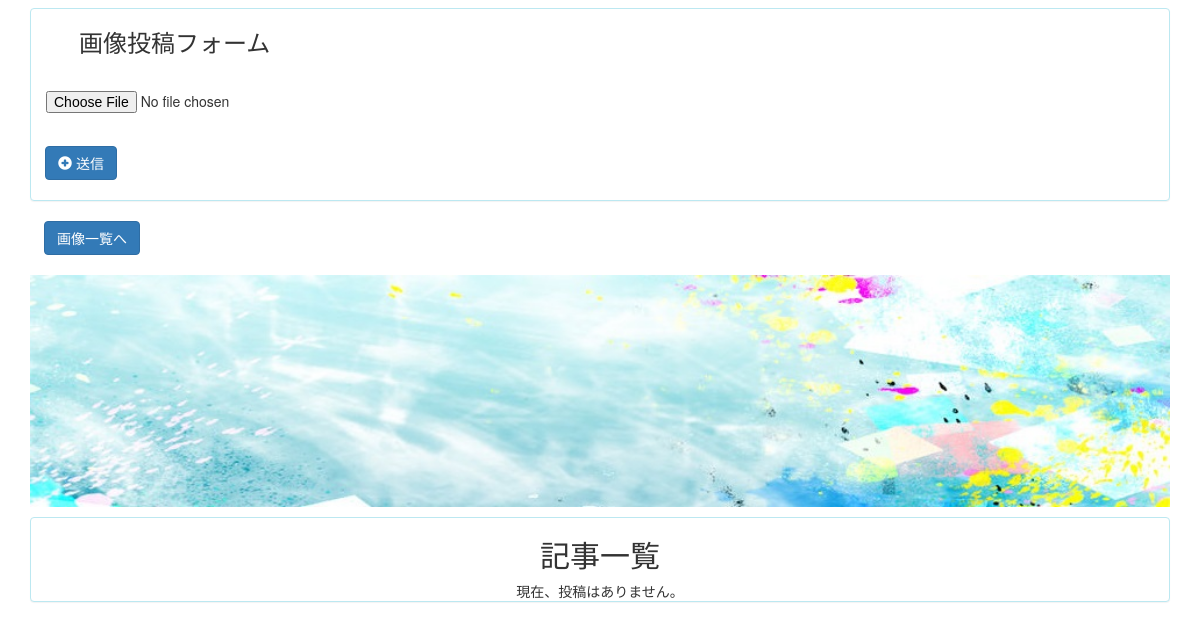
The page / (signed in, lower part) on the database as committed earlier.
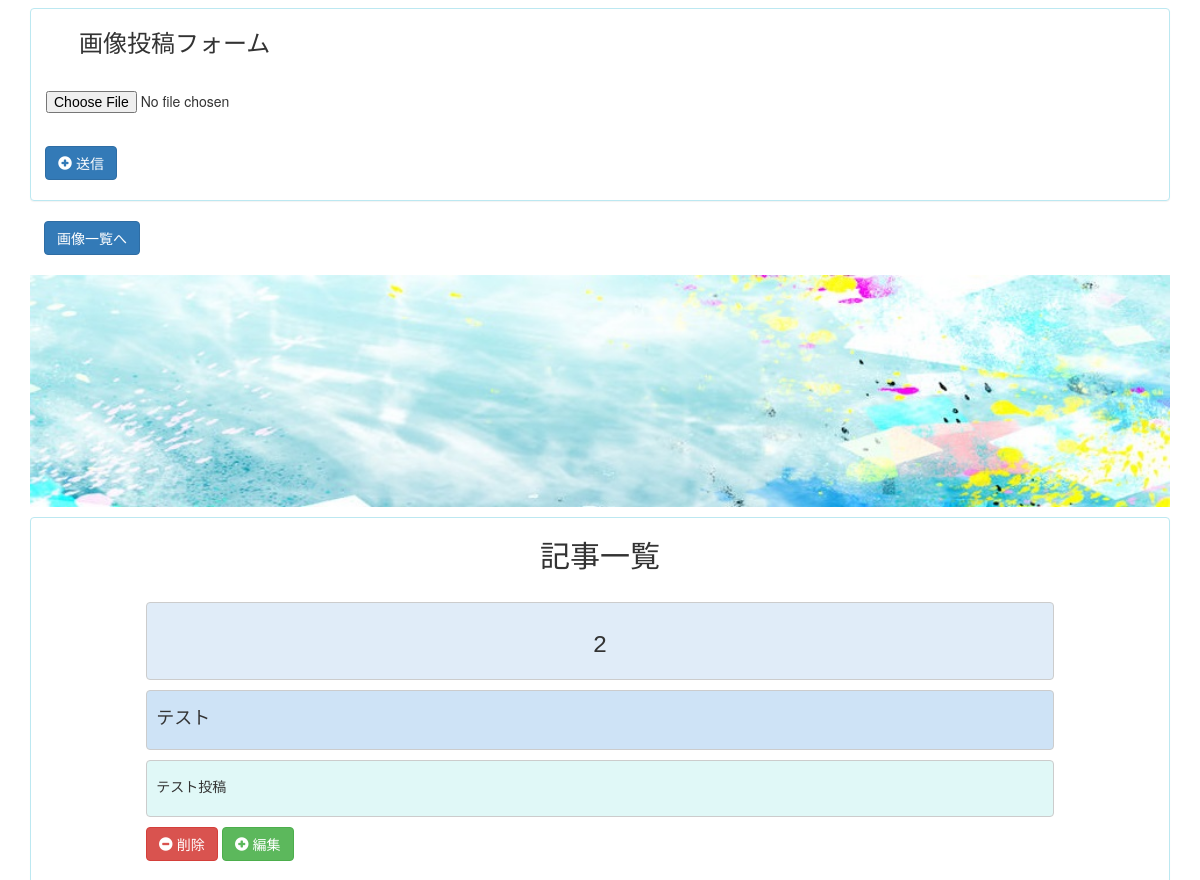
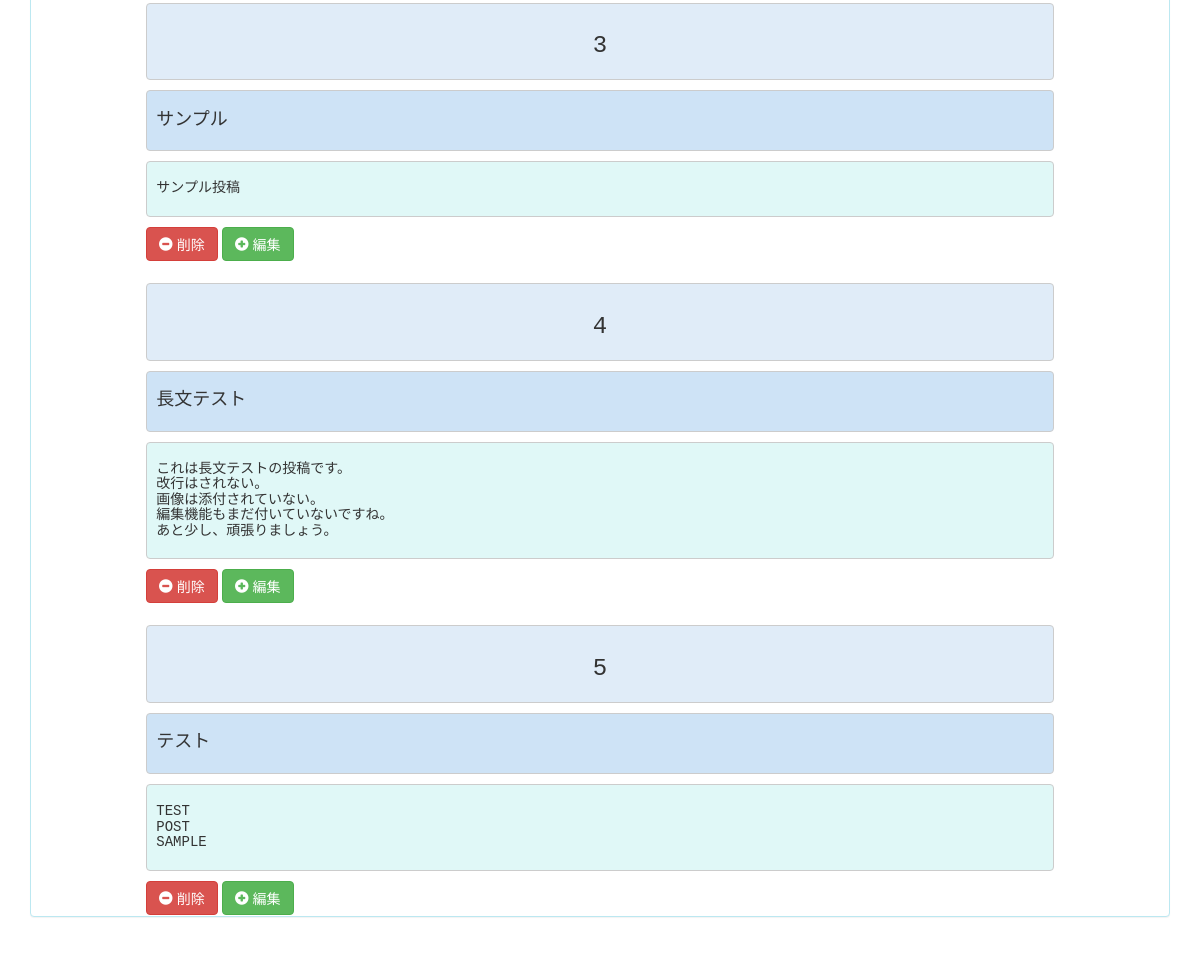
The same page on the database as committed later (2 pictures, top to bottom).
### tables this page shows
CREATE TABLE entries(  id integer primary key autoincrement,title string not null,text string not null);

### flasker.py (the view)
@app.route('/')
def show():
    cur = g.db.execute('select id, title, text from entries order by id asc')
    entries = [dict(id = row[0] ,title=row[1], text=row[2]) for row in cur.fetchall()]
    return render_template('show.html', entries=entries)

### flasker.py (called while the page is built)
def connect_db():
    return sqlite3.connect(app.config['DATABASE'])

@app.before_request
def before_request():
    g.db = connect_db()

@app.teardown_request
def teardown_request(exception):
    db = getattr(g, 'db', None)
    if db is not None:
        db.close()

### templates/show.html (shortened to what this page needs)
{% extends "layout.html" %}
{% block content %}
<div class="page">
  {% if session.logged_in %}
    <div class="panel panel-info">
        <form method="post" action="{{ url_for('image_entry') }}" enctype="multipart/form-data">
            <tr>
            <div class="form-group">
                <th><label for="img_file"><h3>&emsp;&emsp;画像投稿フォーム</h3></label></th><br><br>
                <td><input type="file" id="img_file" name="img_file" class="col-sm-4"><br></td>
            </div><br>
                <td>&emsp;<button type="submit" class="btn btn-primary">
                    <span class="glyphicon glyphicon-plus-sign" aria-hidden="true"></span> 送信</button></td>
            </tr>
        </form><br>
    </div>
    <table class="table-responsive">
    <form method="get" action="{{ url_for('image_entry') }}" enctype="multipart/form-data">
      <div>
         &emsp;<button type="submit" class="btn btn-primary">
          画像一覧へ</button></div>
    </form>
    </table>
<br>
<p><img src="/uploads/sample02.jpg" width="100%" hight="10%"></p>
<div class="panel panel-info" align="center" >
  <tr class="entries">
      <h2>記事一覧</h2>
  {% for entry in entries %}
    <table style="width:80%;" frame="box" bordercolor="#FFFFFF">
        <tr><th><pre align="center" style="background-color: #E0ECF8"><h3>{{ entry.id }}</h3></pre></th></tr>
        <tr><th><pre style="background-color: #CEE3F6;" style="width:100%;"><b><h4>{{ entry.title }}</h4></b></pre></th></tr>
        <tr><td><pre style="background-color: #E0F8F7;" style="width:100%;"><h5>{{ entry.text|safe }}</h5></pre></td></tr>
        <div class="btn-toolbar">
      <tr><td>
          <div class="btn-group">
      <form action="{{ url_for('delete_entry',post_id = entry.id) }}" method="POST">
       <button type="submit" class="btn btn-danger">
          <span class="glyphicon glyphicon-minus-sign" aria-hidden="true"></span> 削除</button>
      </form></div>
              <div class="btn-group">
      <form action="{{ url_for('edit',post_id = entry.id) }}" method="GET">
          <button type="submit" class="btn btn-success">
          <span class="glyphicon glyphicon-plus-sign" aria-hidden="true"></span> 編集</button>
      </form>
          </div>
      </td></tr>
        </div>
      <br>
    {% else %}
      <th>現在、投稿はありません。</th>
  {% endfor %}
  </tr>
  {% endif %}
</div>
<br>
{% endblock %}

Rows that differ between the two databases and show on the page:
added entries: id "2", title "テスト", text "テスト投稿"
added entries: id "3", title "サンプル", text "サンプル投稿"
added entries: id "4", title "長文テスト", text "これは長文テストの投稿です。 改行はされない。 画像は添付されていない。 編集機能もまだ付いていないですね。 あと少し、頑張りましょう。"
added entries: id "5", title "テスト", text "TEST POST SAMPLE"
Other text that changed with them:
text no longer shown: "現在、投稿はありません。"
